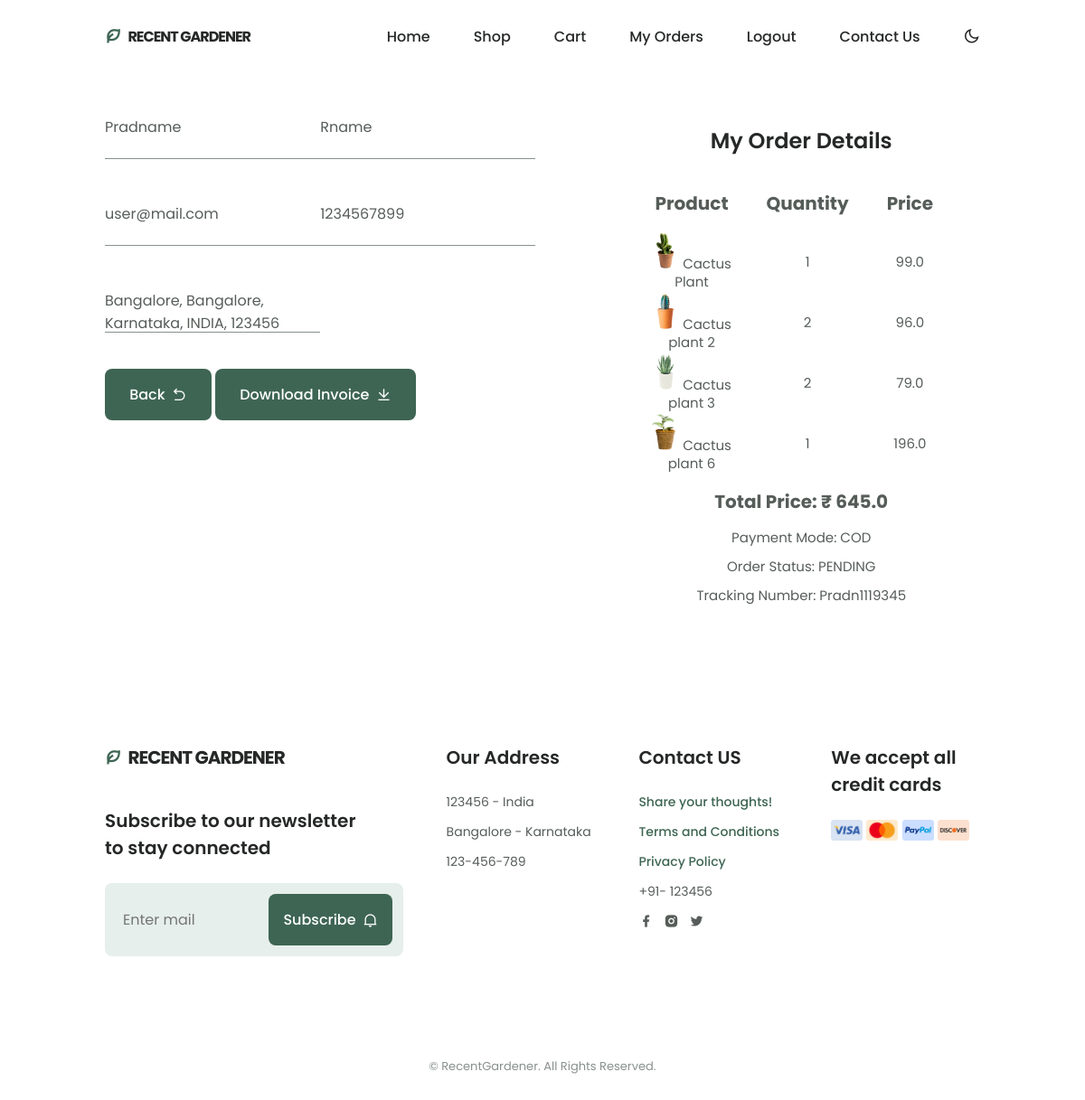
The page /viewuserorders/Pradn1119345 (signed in) on the database its author committed.
### plantswebsite/models.py (models this page shows, shortened)
class Order(models.Model):
    user = models.ForeignKey(User, on_delete=models.CASCADE)
    fname = models.CharField(max_length=150, null=False)
    lname = models.CharField(max_length=150, null=False)
    email = models.CharField(max_length=150, null=False)
    phone = models.CharField(max_length=150, null=False)
    address = models.TextField(null=False)
    city = models.CharField(max_length=150, null=False)
    state = models.CharField(max_length=150, null=False)
    country = models.CharField(max_length=150, null=False)
    pincode = models.CharField(max_length=150, null=False)
    total_price = models.FloatField(null=False)
    payment_mode = models.CharField(max_length=150, null=False)
    payment_id = models.CharField(max_length=250, null=True,blank=True)
    orderstatus = (
        ('PENDING','PENDING'),
        ('OUT FOR SHIPPING','OUT FOR SHIPPING'),
        ('COMPLETED','COMPLETED'),
    )
    status = models.CharField(choices=orderstatus, max_length=150, default='PENDING')
    message = models.TextField(blank=True, null=True)
    tracking_number = models.CharField(max_length=150, blank=True, null=True)
    created_at = models.DateTimeField(auto_now_add=True)
    updated_at = models.DateTimeField(auto_now=True)

class OrderItem(models.Model):
    order = models.ForeignKey(Order, on_delete=models.CASCADE)
    product = models.ForeignKey(Plants, on_delete=models.CASCADE)
    price = models.FloatField(null=False)
    quantity = models.IntegerField(null=False)

class Plants(models.Model):
    class Meta:
        verbose_name_plural = 'Plants'
        verbose_name = 'Plant'
    name = models.CharField(max_length=244, blank=False, null=True)
    price = models.FloatField(blank=False, null=True)
    original_price = models.FloatField(blank=True, null=True)
    description = models.CharField(max_length=244, blank=True, null=True)
    image = models.ImageField(blank=True, null=True, upload_to='plants')
    quantity = models.IntegerField(null=False, blank=False)
    status = models.BooleanField(default=False, help_text="0-default, 1-Hidden")
    trending = models.BooleanField(default=False, help_text="0-default, 1-Hidden")
    highlights_one = models.CharField(max_length=128, blank=True, null=True)
    highlights_two = models.CharField(max_length=128, blank=True, null=True)
    highlights_three = models.CharField(max_length=128, blank=True, null=True)
    highlights_four = models.CharField(max_length=128, blank=True, null=True)

### plantswebsite/views.py (the view)
# urls.py: path('viewuserorders/<str:t_no>', views.viewuserorders, name="viewuserorders"),
def viewuserorders(request, t_no):
    order = Order.objects.filter(tracking_number=t_no).filter(user=request.user).first()
    orderitems = OrderItem.objects.filter(order=order)
    context = {'order': order, 'orderitems': orderitems}
    return render(request, "plantswebsite/viewuserorders.html", context)

### plants/context_processors.py (called while the page is built)
def project_context(request):
    context = {
        'me': LandingScreen.objects.first(),
    }
    return context

### plantswebsite/templates/plantswebsite/viewuserorders.html (shortened to what this page needs)
{% extends 'plantswebsite/base.html' %}
{% load static %}
{% block content %}
<section class="checkout section" id="checkout">
    <div class="contact__container container grid">
        <div class="container">
            <div class="checkout__inputs contact__container">
                <div class="checkout__content">
                    {{ order.fname }}
                </div>
                <div class="checkout__content">
                    {{ order.lname }}
                </div>
                <div class="checkout__content">
                    {{ order.email }}
                </div>
                <div class="checkout__content">
                    {{ order.phone }}
                </div>
                <div class="checkout__content">
                        {{ order.address }},
                        {{ order.city }},
                        {{ order.state }},
                        {{ order.country }},
                        {{ order.pincode }}
                </div>
            </div>
            <div class="contact__container">
                <a href="{% url 'plantswebsite:myorders' %}" class="button button--flex">
                    Back
                    <i class="ri-arrow-go-back-line button__icon"></i>
                </a>
                <a href="{% url 'plantswebsite:render_pdf_view' order.tracking_number %}" class="button button--flex">
                    Download Invoice
                    <i class="ri-download-line button__icon"></i>
                </a>
            </div>
        </div>
        <div class="contact__box checkout_table">
            <h2 class="section__title-centers">
                My Order Details
            </h2>
            <div class="checkout__data section__title-table">
                <div class="contact__information">
                        <table class="table-stripeds">
                            <thead>
                                <tr>
                                    <th class="table_th">Product</th>
                                    <th class="table_th">Quantity</th>
                                    <th class="table_th">Price</th>
                                </tr>
                            </thead>
                            <tbody>
                                {% for item in orderitems %}
                                    <tr>
                                        <td class="table_td">
                                            <img src="{{ item.product.image.url }}" class="me-2" height="30px" width="30px">
                                            {{ item.product.name }}
                                        </td>
                                        <td class="table_td">{{ item.quantity }}</td>
                                        <td class="table_td">{{ item.price }}</td>
                                    </tr>
                                {% endfor %}
                            </tbody>
                        </table>
                        <div class="footer_content">
                            <div class="footer_cards">
                                <h4 class="section__title-centers">
                                    Total Price:
                                    <span> ₹ {{ order.total_price }} </span>
                                </h4>
                                <ul class="footer__data">
                                <li class="section__title-centers table_td"> Payment Mode: <span class="table_td">{{ order.payment_mode }}</span> </li>
                                <li class="section__title-centers table_td"> Order Status: <span class="table_td">{{ order.status }}</span> </li>
                                <li class="section__title-centers table_td"> Tracking Number: <span class="table_td">{{ order.tracking_number }}</span> </li>
                                </ul>
                            </div>
                        </div>
                </div>
            </div>
        </div>
    </div>
</section>
{%endblock%}

### static/css/style.css (style rules this page uses)
:root { --header-height: 3.5rem; --hue: 152; --first-color: hsl(var(--hue), 24%, 32%); --first-color-alt: hsl(var(--hue), 24%, 28%); --first-color-light: hsl(var(--hue), 24%, 66%); --first-color-lighten: hsl(var(--hue), 24%, 92%); --title-color: hsl(var(--hue), 4%, 15%); --text-color: hsl(var(--hue), 4%, 35%); --text-color-light: hsl(var(--hue), 4%, 55%); --body-color: hsl(var(--hue), 0%, 100%); --container-color: #FFF; --body-font: 'Poppins', sans-serif; --big-font-size: 2rem; --h1-font-size: 1.5rem; --h2-font-size: 1.25rem; --h3-font-size: 1rem; --normal-font-size: .938rem; --small-font-size: .813rem; --smaller-font-size: .75rem; --font-medium: 500; --font-semi-bold: 600; --mb-0-5: .5rem; --mb-0-75: .75rem; --mb-1: 1rem; --mb-1-5: 1.5rem; --mb-2: 2rem; --mb-2-5: 2.5rem; --z-tooltip: 10; --z-fixed: 100; }
@media screen and (min-width: 968px) { :root { --big-font-size: 3.5rem; --h1-font-size: 2.25rem; --h2-font-size: 1.5rem; --h3-font-size: 1.25rem; --normal-font-size: 1rem; --small-font-size: .875rem; --smaller-font-size: .813rem; } }
* { box-sizing: border-box; padding: 0; margin: 0; }
html { scroll-behavior: smooth; }
body, button, input, textarea { font-family: var(--body-font); font-size: var(--normal-font-size); }
body { margin: var(--header-height) 0 0 0; background-color: var(--body-color); color: var(--text-color); transition: .4s; }
h1,h2,h3 { color: var(--title-color); font-weight: var(--font-semi-bold); }
ul { list-style: none; }
a { text-decoration: none; }
img { max-width: 100%; height: auto; }
.section { padding: 5.5rem 0 1rem; }
.section__title-centers { text-align: center; margin-left: 96px; }
.section__title-table { text-align: center; font-size: 20px; margin-bottom: var(--mb-2); line-height: 100%; }
.container { max-width: 968px; margin-left: var(--mb-1-5); margin-right: var(--mb-1-5); }
.grid { display: grid; }
.button { display: inline-block; background-color: var(--first-color); color: #FFF; padding: 1rem 1.7rem; border-radius: .5rem; font-weight: var(--font-medium); transition: .3s; }
.button__icon { transition: .3s; }
.button--flex { display: inline-flex; align-items: center; column-gap: .5rem; }
.contact__container { row-gap: 3.5rem; }
.checkout__data { display: table-cell; row-gap: 2rem; text-align: center; }
.checkout__inputs { display: grid; row-gap: 3rem; margin-bottom: var(--mb-2-5); }
.checkout__content { position: relative; height: 3rem; border-bottom: 1px solid var(--text-color-light); }
.checkout_table { margin: 10px; }
.table-stripeds { row-gap: 2rem; margin: 20px; text-align: center; margin-left: 100px; }
.table_th { padding: 20px; }
.table_td { font-size: 15px; text-align: center; }
.footer__data { display: grid; row-gap: .75rem; }
@media screen and (min-width: 767px) { body { margin: 0; } }
@media screen and (min-width: 767px) { .home__container, .about__container, .questions__container, .contact__container, .footer__container { grid-template-columns: repeat(2, 1fr); } }
@media screen and (min-width: 992px) { .container { margin-left: auto; margin-right: auto; } }
@media screen and (min-width: 992px) { .section { padding: 8rem 0 1rem; } }

### rows shown on the page
Order: fname "Pradname", lname "Rname", email "user@mail.com", phone "1234567899", address "Bangalore", city "Bangalore", state "Karnataka", country "INDIA", pincode "123456", total_price "645.0", payment_mode "COD", status "PENDING", tracking_number "Pradn1119345"
OrderItem: product.image (picture), product.name "Cactus Plant", quantity "1", price "99.0"
OrderItem: product.image (picture), product.name "Cactus plant 2", quantity "2", price "96.0"
OrderItem: product.image (picture), product.name "Cactus plant 3", quantity "2", price "79.0"
OrderItem: product.image (picture), product.name "Cactus plant 6", quantity "1", price "196.0"
